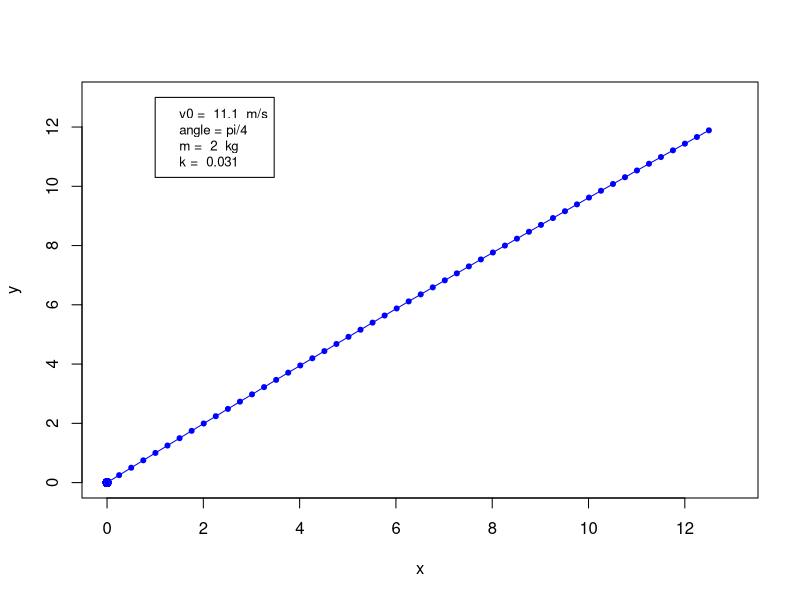

Reproduce this figure in R.
#################################################################
# This task is to calculate trajectory
# With enviroment resistance
#################################################################

g <- 9.81 #gravity acceleration
v0 <- 11.1
alpha <- pi/4
k <- 0.031  #enviroment resistance coefficient
m <- 2  #mass in kilos

x <- vector(length=50) #horizontal axes
y <- vector(length=50) #vertical axes

plot(x, y, col="blue", ylim=c(0, 13), xlim=c(0, 13))
#currentParameters = paste("v0=", v0, "m/s, angle=", alpha, "radians, m=", m, "kg, k=", k)
#title(main="", col.main="red", font.main=4)
legend(1, 13, c(paste("v0 = ", v0, " m/s"), "angle = pi/4", paste("m = ", m, " kg"), paste("k = ", k)), cex=0.8)

v_x <- vector(length=50) #projections on x
v_y <- vector(length=50) #projections on y
v_x[1] <- v0*cos(alpha)
v_y[1] <- v0*sin(alpha)

wholeTime <- 2*v0*sin(alpha)/g #whole time of flight
dt <- wholeTime/50 #step 
h <- 0.05

x[1] <- 0
y[1] <- 0

for(cnt in seq(2, 51, 1))
{
	f_v1_x <- (-k * v_x[cnt-1] * v_x[cnt-1] * dt / m) 
	f_v1_y <- (-(g + k * v_y[cnt-1] * v_y[cnt-1] / m) * dt)

	v_x_tmp <- (v_x[cnt-1] + h * f_v1_x)
	v_y_tmp <- (v_y[cnt-1] + h * f_v1_y)

	f_x_tmp <- (-k * v_x_tmp * v_x_tmp * dt / m)
        f_y_tmp <- (-(g + k * v_y_tmp * v_y_tmp / m) * dt)

	v_x[cnt] <- (v_x[cnt-1] + h * (f_v1_x + f_x_tmp) / 2)
	v_y[cnt] <- (v_y[cnt-1] + h * (f_v1_y + f_y_tmp) / 2)

	x[cnt] <- (x[cnt-1] + v_x[cnt-1]*dt)
	y[cnt] <- (y[cnt-1] + v_y[cnt-1]*dt)
}

lines(x, y, type="o",  pch=20, lty=1, col="blue")

#v_x[cnt] <- (v_x[cnt-1] - k * v_x[cnt-1] * v_x[cnt-1] * dt / m)
#v_y[cnt] <- (v_y[cnt-1] - (g + k * v_y[cnt-1] * v_y[cnt-1] / m) * dt)
